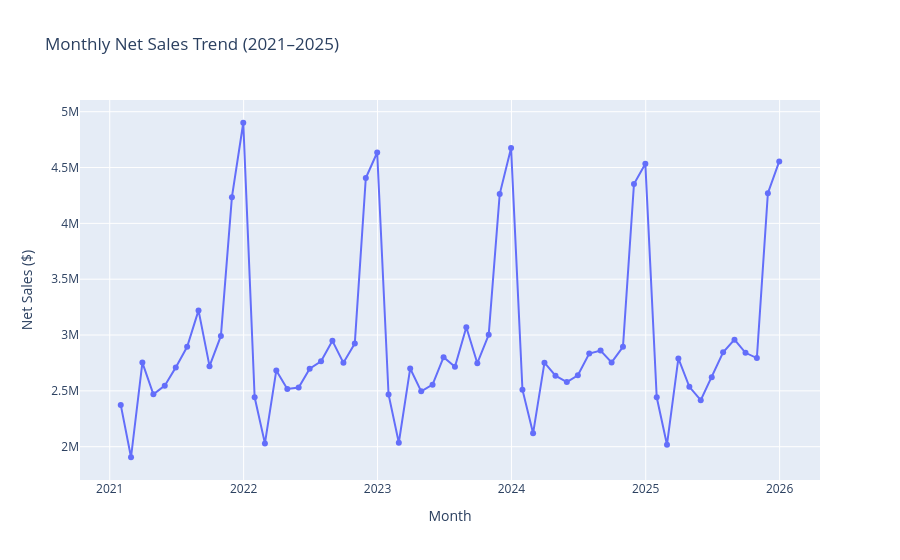

The notebook cell this image was saved under:
### Code cell
# Interactive monthly net sales trend
monthly_sales = (
    df.set_index('order_date')['net_sales']
      .resample('ME')
      .sum()
      .reset_index()
)

monthly_sales['month'] = monthly_sales['order_date'].dt.strftime('%b %Y')

fig = px.line(
    monthly_sales,
    x='order_date',
    y='net_sales',
    markers=True,
    title='Monthly Net Sales Trend (2021–2025)',
    labels={
        'order_date': 'Month',
        'net_sales': 'Net Sales ($)'
    },
    hover_data={
        'order_date': False,
        'month': True
    }
)

fig.update_traces(
    hovertemplate='<b>%{customdata[0]}</b><br>Net Sales: $%{y:,.2f}<extra></extra>'
)

fig.show()
